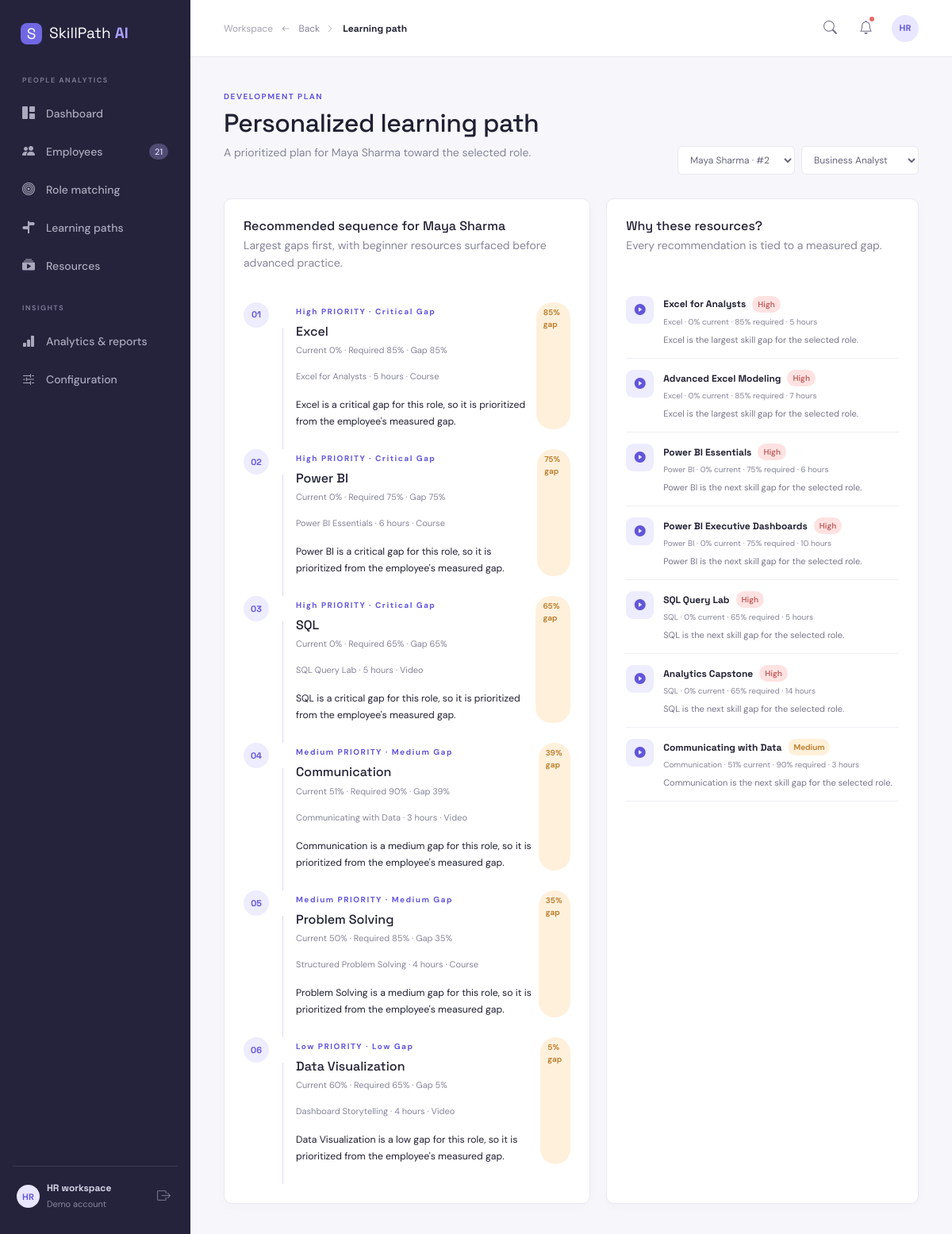
The page /learning-path?employee_id=2 on the database its author committed.
### tables this page shows
CREATE TABLE employees (id INTEGER PRIMARY KEY AUTOINCREMENT, name TEXT NOT NULL, email TEXT NOT NULL UNIQUE, department TEXT NOT NULL, experience INTEGER NOT NULL DEFAULT 1, profile TEXT DEFAULT '', created_at TEXT DEFAULT CURRENT_TIMESTAMP, current_role TEXT DEFAULT '');

CREATE TABLE role_skills (role_id INTEGER NOT NULL REFERENCES roles(id) ON DELETE CASCADE, skill_id INTEGER NOT NULL REFERENCES skills(id) ON DELETE CASCADE, required_level INTEGER NOT NULL CHECK(required_level BETWEEN 0 AND 100), PRIMARY KEY(role_id, skill_id));

CREATE TABLE skills (id INTEGER PRIMARY KEY AUTOINCREMENT, name TEXT NOT NULL UNIQUE, description TEXT DEFAULT '');

CREATE TABLE learning_resources (id INTEGER PRIMARY KEY AUTOINCREMENT, name TEXT NOT NULL, skill_id INTEGER NOT NULL REFERENCES skills(id) ON DELETE CASCADE, difficulty TEXT NOT NULL, type TEXT NOT NULL, duration TEXT NOT NULL, description TEXT DEFAULT '', url TEXT DEFAULT '#', provider TEXT DEFAULT '');

### app.py (the view)
@app.route("/learning-path", defaults={"employee_id": None})
@app.route("/learning-path/<int:employee_id>")
def learning_path_page(employee_id):
    employees = rows("SELECT * FROM employees ORDER BY name")
    roles = rows("SELECT * FROM roles ORDER BY name")
    employee_id = int(request.args.get("employee_id", employee_id or (employees[0]["id"] if employees else 0)))
    role_id = int(request.args.get("role_id", roles[0]["id"])) if roles else None
    selected_employee = row("SELECT * FROM employees WHERE id=?", (employee_id,)) if employee_id else None
    selected_role = row("SELECT * FROM roles WHERE id=?", (role_id,)) if role_id else None
    return render_template("learning_path.html", employees=employees, employee=selected_employee, roles=roles, selected_role=selected_role, path=learning_path(employee_id, role_id) if selected_employee and role_id else [], recommendations=recommendations(employee_id, role_id) if selected_employee and role_id else [])

### app.py (called while the page is built)
@app.context_processor
def inject_globals():
    return {"nav_employee_count": row("SELECT COUNT(*) AS count FROM employees")["count"], "notifications": notifications_data()}

### database.py (called while the page is built)
def connect():
    DB_PATH.parent.mkdir(exist_ok=True)
    connection = sqlite3.connect(DB_PATH)
    connection.row_factory = sqlite3.Row
    connection.execute("PRAGMA foreign_keys = ON")
    return connection

def rows(query, params=()):
    db = connect()
    result = [dict(row) for row in db.execute(query, params).fetchall()]
    db.close()
    return result

def row(query, params=()):
    db = connect()
    result = db.execute(query, params).fetchone()
    db.close()
    return dict(result) if result else None

### services/analysis.py (called while the page is built)
def employee_skills(employee_id):
    return {item["name"]: item["proficiency"] for item in rows("SELECT s.name, es.proficiency FROM employee_skills es JOIN skills s ON s.id = es.skill_id WHERE es.employee_id = ?", (employee_id,))}

def role_skills(role_id):
    return rows("SELECT s.name, rs.required_level FROM role_skills rs JOIN skills s ON s.id = rs.skill_id WHERE rs.role_id = ? ORDER BY rs.required_level DESC", (role_id,))

def gap_status(gap):
    if gap <= 0: return "Ready"
    if gap <= 20: return "Low Gap"
    if gap <= 40: return "Medium Gap"
    return "Critical Gap"

def recommendations(employee_id, role_id):
    analysis = analyze(employee_id, role_id)
    recommendations = []
    for gap in analysis["gaps"]:
        if gap["gap"] <= 0: continue
        resources = rows("SELECT lr.*, s.name AS skill FROM learning_resources lr JOIN skills s ON s.id = lr.skill_id WHERE s.name = ? ORDER BY CASE difficulty WHEN 'Beginner' THEN 1 WHEN 'Intermediate' THEN 2 ELSE 3 END", (gap["skill"],))
        priority = "High" if gap["gap"] > 40 else "Medium" if gap["gap"] > 20 else "Low"
        for resource in resources[:2]:
            resource.update({"priority": priority, "current": gap["current"], "required": gap["required"], "gap": gap["gap"], "reason": f"{gap['skill']} is the {'largest' if gap is analysis['gaps'][0] else 'next'} skill gap for the selected role."})
            recommendations.append(resource)
    return recommendations

### templates/learning_path.html
{% extends 'base.html' %}{% block title %}Learning path{% endblock %}{% block content %}<div class="page-heading"><div><span class="eyebrow">DEVELOPMENT PLAN</span><h1>Personalized learning path</h1><p class="muted">A prioritized plan for {{ employee.name if employee else 'an employee' }} toward the selected role.</p></div><form class="d-flex gap-2"><select name="employee_id" class="role-select" onchange="this.form.submit()">{% for item in employees %}<option value="{{ item.id }}" {{ 'selected' if employee and item.id == employee.id }}>{{ item.name }} · #{{ item.id }}</option>{% endfor %}</select><select name="role_id" onchange="this.form.submit()" class="role-select">{% for role in roles %}<option value="{{ role.id }}" {{ 'selected' if selected_role and selected_role.id == role.id }}>{{ role.name }}</option>{% endfor %}</select></form></div>{% if employee %}<div class="path-layout"><section class="panel"><div class="panel-header"><div><h3>Recommended sequence for {{ employee.name }}</h3><p class="muted">Largest gaps first, with beginner resources surfaced before advanced practice.</p></div></div><div class="learning-path">{% for item in path %}<div class="path-item"><div class="path-step">{{ '%02d'|format(item.step) }}</div><div class="path-line"></div><div class="path-content"><div class="d-flex justify-content-between"><div><span class="eyebrow">{{ item.priority }} PRIORITY · {{ item.status }}</span><h3>{{ item.skill }}</h3><p class="muted">Current {{ item.current }}% · Required {{ item.required }}% · Gap {{ item.gap }}%</p><p class="muted">{{ item.resource.name }} · {{ item.resource.duration }} · {{ item.resource.type }}</p><small>{{ item.reason }}</small></div><span class="gap-badge">{{ item.gap }}% gap</span></div></div></div>{% else %}<p class="muted">This employee is ready for the selected role.</p>{% endfor %}</div></section><section class="panel"><div class="panel-header"><div><h3>Why these resources?</h3><p class="muted">Every recommendation is tied to a measured gap.</p></div></div>{% for resource in recommendations[:7] %}<div class="recommendation"><div class="resource-icon"><i class="bi bi-play-circle-fill"></i></div><div><div class="d-flex gap-2 align-items-center"><strong>{{ resource.name }}</strong><span class="priority {{ resource.priority|lower }}">{{ resource.priority }}</span></div><small>{{ resource.skill }} · {{ resource.current }}% current · {{ resource.required }}% required · {{ resource.duration }}</small><p>{{ resource.reason }}</p></div></div>{% endfor %}</section></div>{% else %}<div class="panel muted">No employees are available yet.</div>{% endif %}{% endblock %}

### static/css/style.css (style rules this page uses)
:root { --ink:#202033;--muted:#85859a;--line:#e9e8f0;--surface:#fff;--bg:#f7f7fb;--primary:#6256d9;--primary-dark:#4d42bd;--purple-soft:#eeecff;--green:#35ad8b;--orange:#f2a13a;--red:#e66a68 }
* { box-sizing:border-box }
body { margin:0;background:var(--bg);color:var(--ink);font-family:'DM Sans',sans-serif;font-size:14px }
h1,h2,h3,strong,.brand { font-family:'Space Grotesk',sans-serif }
h1 { font-size:32px;letter-spacing:-.5px;margin:5px 0 8px }
h3 { font-size:16px;margin:0 }
p { line-height:1.55 }
.muted { color:var(--muted) }
.eyebrow { display:inline-block;font-size:10px;font-weight:700;letter-spacing:1.5px;color:var(--primary) }
.page-heading,.profile-hero { display:flex;justify-content:space-between;align-items:flex-end;margin-bottom:30px }
.metric-card,.panel { background:var(--surface);border:1px solid var(--line);border-radius:10px;box-shadow:0 3px 14px rgba(38,36,78,.025) }
.panel { padding:24px }
.panel-header { display:flex;justify-content:space-between;align-items:flex-start;margin-bottom:22px }
.panel-header h3 { margin-bottom:5px }
.select-btn,.role-select,.filter-btn { border:1px solid var(--line);background:#fff;border-radius:6px;padding:8px 11px;color:#69687e;font-size:12px }
.readiness-pill,.status,.tag,.soft-badge,.priority,.gap-badge { display:inline-block;border-radius:20px;padding:5px 9px;font-size:10px;font-weight:600 }
.search-box input,input,select,textarea { border:1px solid var(--line);border-radius:6px;background:#fff;padding:10px 12px;width:100%;font:inherit;color:var(--ink);outline:none }
.role-icon,.resource-icon { width:35px;height:35px;border-radius:9px;background:var(--purple-soft);color:var(--primary);display:grid;place-items:center }
.path-layout { display:grid;grid-template-columns:1.08fr .92fr;gap:20px }
.path-item { display:grid;grid-template-columns:40px 18px 1fr;min-height:100px }
.path-step { width:32px;height:32px;border-radius:50%;background:var(--purple-soft);color:var(--primary);display:grid;place-items:center;font-family:'Space Grotesk';font-weight:700;font-size:11px }
.path-content { padding:0 0 25px 8px }
.path-content h3 { margin:6px 0 }
.path-content p { font-size:11px }
.gap-badge { background:#fff0dc;color:#b87922 }
.recommendation { display:flex;gap:12px;border-bottom:1px solid #f0eff4;padding:14px 0 }
.recommendation strong { font-size:12px }
.recommendation small { display:block;color:var(--muted);font-size:10px;margin-top:4px }
.recommendation p { color:#77758a;font-size:11px;margin:7px 0 0 }
.priority { padding:3px 7px }
.priority.high { background:#ffe2e1;color:#bd5e5c }
.priority.medium { background:#fff0da;color:#b87922 }

### rows shown on the page
employees: name "Maya Sharma"
role_skills: step "01", priority "High", status "Critical Gap", skill "Excel", current "0", required "85", gap "85", resource.name "Excel for Analysts", resource.duration "5 hours", resource.type "Course", reason "Excel is a critical gap for this role, so it is prioritized from the employee's measured gap."
role_skills: step "02", priority "High", status "Critical Gap", skill "Power BI", current "0", required "75", gap "75", resource.name "Power BI Essentials", resource.duration "6 hours", resource.type "Course", reason "Power BI is a critical gap for this role, so it is prioritized from the employee's measured gap."
role_skills: step "03", priority "High", status "Critical Gap", skill "SQL", current "0", required "65", gap "65", resource.name "SQL Query Lab", resource.duration "5 hours", resource.type "Video", reason "SQL is a critical gap for this role, so it is prioritized from the employee's measured gap."
role_skills: step "04", priority "Medium", status "Medium Gap", skill "Communication", current "51", required "90", gap "39", resource.name "Communicating with Data", resource.duration "3 hours", resource.type "Video", reason "Communication is a medium gap for this role, so it is prioritized from the employee's measured gap."
role_skills: step "05", priority "Medium", status "Medium Gap", skill "Problem Solving", current "50", required "85", gap "35", resource.name "Structured Problem Solving", resource.duration "4 hours", resource.type "Course", reason "Problem Solving is a medium gap for this role, so it is prioritized from the employee's measured gap."
role_skills: step "06", priority "Low", status "Low Gap", skill "Data Visualization", current "60", required "65", gap "5", resource.name "Dashboard Storytelling", resource.duration "4 hours", resource.type "Video", reason "Data Visualization is a low gap for this role, so it is prioritized from the employee's measured gap."
learning_resources: name "Excel for Analysts", priority "High", skill "Excel", current "0", required "85", duration "5 hours", reason "Excel is the largest skill gap for the selected role."
learning_resources: name "Advanced Excel Modeling", priority "High", skill "Excel", current "0", required "85", duration "7 hours", reason "Excel is the largest skill gap for the selected role."
learning_resources: name "Power BI Essentials", priority "High", skill "Power BI", current "0", required "75", duration "6 hours", reason "Power BI is the next skill gap for the selected role."
learning_resources: name "Power BI Executive Dashboards", priority "High", skill "Power BI", current "0", required "75", duration "10 hours", reason "Power BI is the next skill gap for the selected role."
learning_resources: name "SQL Query Lab", priority "High", skill "SQL", current "0", required "65", duration "5 hours", reason "SQL is the next skill gap for the selected role."
learning_resources: name "Analytics Capstone", priority "High", skill "SQL", current "0", required "65", duration "14 hours", reason "SQL is the next skill gap for the selected role."
learning_resources: name "Communicating with Data", priority "Medium", skill "Communication", current "51", required "90", duration "3 hours", reason "Communication is the next skill gap for the selected role."

### other values the page prints
{{ nav_employee_count }} "21"
form field employee_id "Maya Sharma · #2"
form field role_id "Business Analyst"
